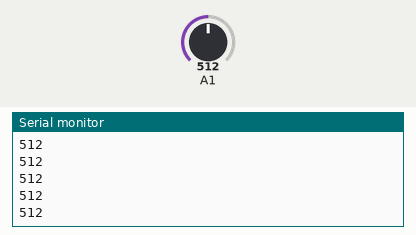
Recording of a sketch running on a simulated Arduino Uno, built with avr-gcc and run on an emulated ATmega328P. Shown: the last lines printed to the serial monitor. The test bench sets the inputs (shaded band); at power-on: A1 = 512.

Above: at 1.2 s.
1.3 s: A1 set to 716
At 1.8 s:
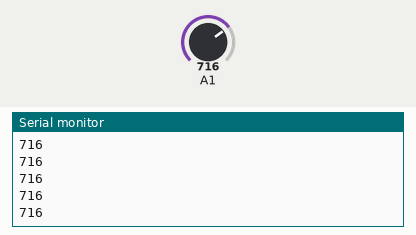
2.8 s: A1 set to 900
At 3.3 s:
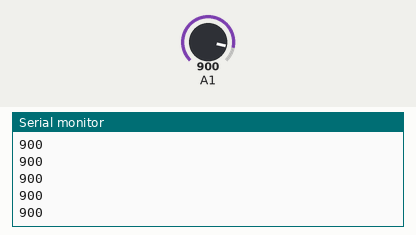
Timing chart, 0 to 5.8 s (numbered marks = the images above; inputs shaded):
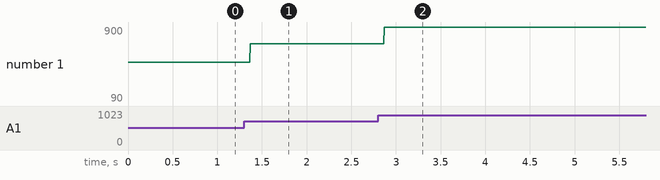

The sketch:

ADC.ino
```cpp
#include "ADC.h"

AnalogToDigitalConverter ADConv;

void setup() {
  // put your setup code here, to run once:
  Serial.begin(9600);
ADConv.voltageReferenceSelections(AVCC_EXTERNAL_CAP_AT_AREF_PIN);
ADConv.muxChannelSel(CH0);
ADConv.adcEnable(SET);
ADConv.adcStart();
ADConv.adcAutoTrigEnable(SET);
ADConv.setAutoTrigSource(FREE_RUN);
}

void loop() {
  // put your main code here, to run repeatedly:
  Serial.println(ADConv.getAdc(1));

}
```

ADC.cpp
```cpp
#include "ADC.h"

void AnalogToDigitalConverter::init() {
	ADMUX = 0;
	ADCSRA = 0;
	ADCSRB = 0;
	DIDR0 = 0;
}

void AnalogToDigitalConverter::voltageReferenceSelections(VoltRefSelForADC voltage) {
	uint8_t reg = 0;
	reg = voltage << 6;
	ADMUX |= reg;
}// select¿¡¾²´Â ´Ü¾î´Â?

void AnalogToDigitalConverter::leftAdjustResult(bool set) {
	uint8_t reg = 0;
	reg = set << 5;
	ADMUX |= reg;
} // on off ¿¡ ÁÁÀº ÀÌ¸§Àº?
void AnalogToDigitalConverter::muxChannelSel(MuxChannel channel) {
	uint8_t reg = 0;
	reg = channel;
	ADMUX |= reg;
}

//ADCSRA Reg options
void AnalogToDigitalConverter::adcEnable(bool enable) {
	uint8_t reg = 0;
	reg = enable << 7;
	ADCSRA |= reg;
} // on_off
void AnalogToDigitalConverter::adcStart() {
	uint8_t reg = 1;
	reg = reg << 6;
	ADCSRA |= reg;
}
void AnalogToDigitalConverter::adcAutoTrigEnable(bool enable) {
	uint8_t reg = 1;
	reg = enable << 5;
	ADCSRA |= reg;
}

void AnalogToDigitalConverter::adcInterruptFlag(bool enable) {
	uint8_t reg = 1;
	reg = enable << 4;
	ADCSRA |= reg;
}
void AnalogToDigitalConverter::adcInterruptEnable(bool enable) {
	uint8_t reg = 1;
	reg = enable << 3;
	ADCSRA |= reg;
}
void AnalogToDigitalConverter::setAdcPrescalerSel(DivisionFactor factor) {
	uint8_t reg = factor;
	ADCSRA |= reg;
}

//ADCSRB
void AnalogToDigitalConverter::setAutoTrigSource(AutoTrigSource source) {
	uint8_t reg = source;
	ADCSRB |= reg;
}

//DIDR0
void AnalogToDigitalConverter::digitalInputDisable(MuxChannel channel) {
	uint8_t reg = channel;
	DIDR0 |= reg;
}

uint16_t AnalogToDigitalConverter::getAdc(MuxChannel channel) {
	uint8_t low_value = 0;
	uint8_t high_value = 0;
	uint16_t ret_value = 0;

	muxChannelSel(channel);
	waitCount(WAIT_MUX_SET);

	low_value = ADCL;
	high_value = ADCH;

	ret_value = (high_value << 8) | low_value;

	return ret_value;
}

void AnalogToDigitalConverter::waitCount(uint32_t count) {
	volatile uint32_t i = 0;
	for (i = 0; i < count; i++);
}
```

ADC.h
```cpp
#ifndef _ADC_H_
#define _ADC_H_

#include <Arduino.h>
//ARDUINO UNO Àü¿ë (ATMEGA328p)

typedef enum { VREF_TURN_OFF, AVCC_EXTERNAL_CAP_AT_AREF_PIN, RESERVED, INTERNAL_1_1V } VoltRefSelForADC;
//#define VREF_TURN_OFF	0b00000000;
//#define AVCC_EXTERNAL_CAP_AT_AREF_PIN	0b01000000;
////#define RESERVED	0b10000000;
//#define INTERNAL_1_1V	0b11000000;

typedef enum { CH0, CH1, CH2, CH3, CH4, CH5 }MuxChannel;
typedef enum { DIV_F_2, DIV_F_4, DIV_F_8, DIV_F_16, DIV_F_32, DIV_F_64, DIV_F_128 } DivisionFactor;
typedef enum { FREE_RUN, ANAL_COMP, EXT_INT_REQ0, TC0_COMP_A, TC0_OVF, TC1_COMP_B, TC1_OVF, TC1_CAP } AutoTrigSource;

#define SET 1
#define UNSET 0

#define WAIT_MUX_SET 1000

class AnalogToDigitalConverter {
public:
	//AnalogToDigitalConverter();
	//~AnalogToDigitalConverter(); //¼Ò¸êÀÚ°¡ ÇÊ¿äÇÑ°¡?

	void init();
	//ADMUX register options
	void voltageReferenceSelections(VoltRefSelForADC voltage); // select¿¡¾²´Â ´Ü¾î´Â?
	void leftAdjustResult(bool set); // on off ¿¡ ÁÁÀº ÀÌ¸§Àº?
	void muxChannelSel(MuxChannel channel);

	//ADCSRA Reg options
	void adcEnable(bool enable); // on_off
	void adcStart();
	void adcAutoTrigEnable(bool enable);

	void adcInterruptFlag(bool enable);
	void adcInterruptEnable(bool enable);
	void setAdcPrescalerSel(DivisionFactor factor);

	//ADCSRB
	void setAutoTrigSource(AutoTrigSource source);

	//DIDR0
	void digitalInputDisable(MuxChannel channel);

	uint16_t getAdc(MuxChannel channel);

	void waitCount(uint32_t count);
};


#endif
```

Measured:
- after the input at 1.3 s, the serial monitor: prints a new line after 0.07 s (image 1)
- after the input at 2.8 s, the serial monitor: prints a new line after 0.07 s (image 2)
- plotted number 1: 512 → 716 after the input at 1.3 s, 716 → 90 after the input at 2.8 s
